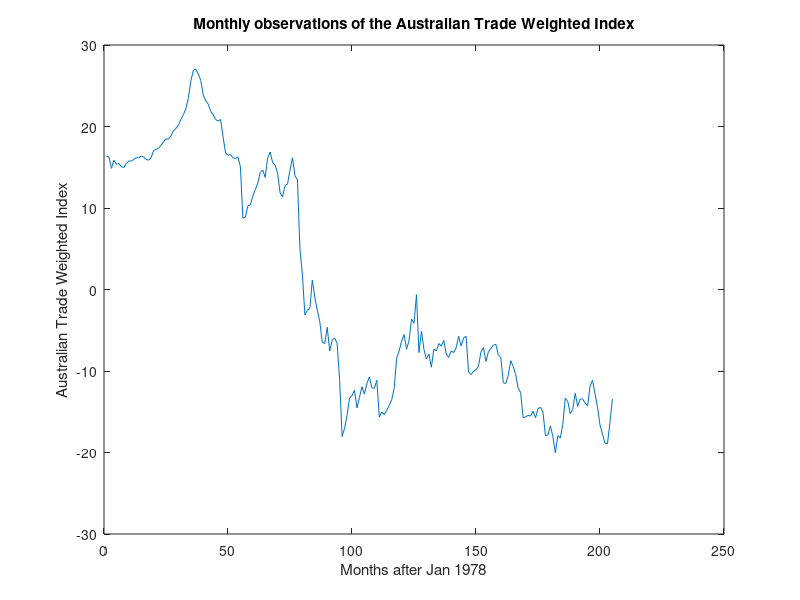
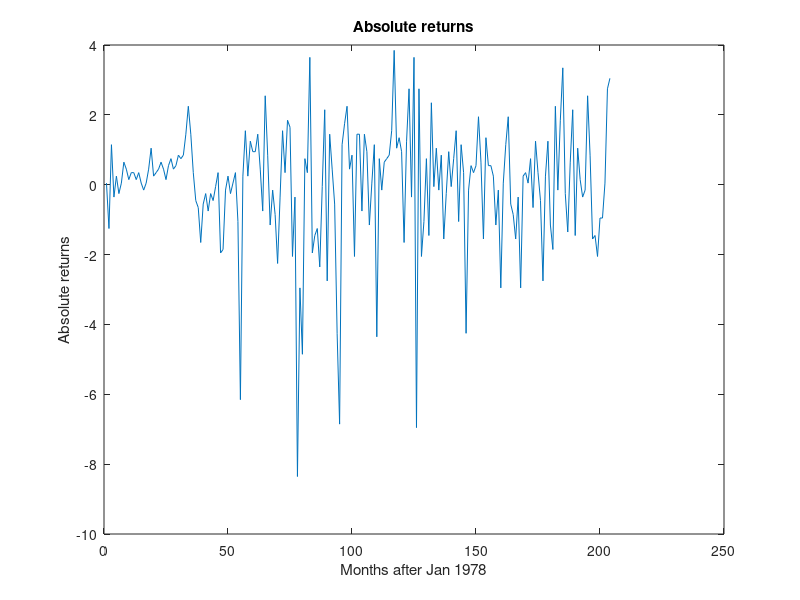
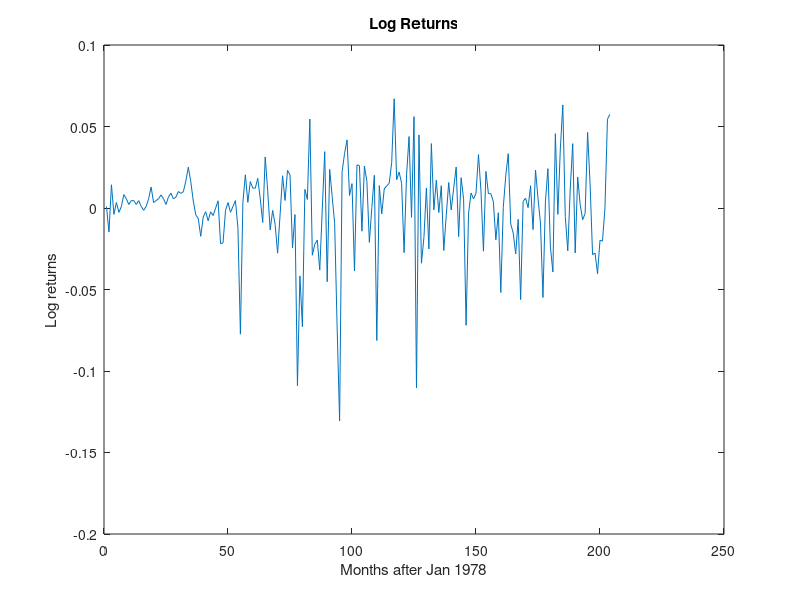

These charts were generated, in order, by the following MATLAB code: (Note: this script raises an error after producing the figures.)
data = importdata('exchangerate.mat');
n_data = length(data);

% Problem 1
% mean correct all three series, i.e., subtract the sample mean from each series.
% Plot them. Which, if any, of them do you think can be modeled as a stationary time
% series? Motivate your answer. After this, you may assume that all three time series
% have mean zero.

x_t = data(1:end - 1);
x_t_1 = data(2:end);

abs_returns = x_t_1 - x_t;
log_returns = log(x_t_1) - log(x_t);

n_returns = length(abs_returns);

corrected_abs_returns = abs_returns - mean(abs_returns);
corrected_log_returns = log_returns - mean(log_returns);
corrected_data = data - mean(data);

figure;
% subplot(2,2,1);
plot(corrected_data);
ylabel("Australian Trade Weighted Index");
xlabel("Months after Jan 1978");
title("Monthly observations of the Australian Trade Weighted Index");
saveas(gcf,'plots/exchangedata.png');
figure;
% subplot(2,2,2);
plot(corrected_abs_returns);
xlabel("Months after Jan 1978");
ylabel("Absolute returns");
title("Absolute returns");
saveas(gcf,'plots/abs_returns.png');
figure;
% subplot(2,2,3);
plot(corrected_log_returns);
xlabel("Months after Jan 1978");
ylabel("Log returns");
title("Log Returns");
saveas(gcf,'plots/log_returns.png');

% Problem 2
crit_val = chi2inv(0.95, 20);
[lambda_data, acf_data] = ljungbox(corrected_data, 20);
[lambda_abs, acf_abs] = ljungbox(corrected_abs_returns, 20);
[lambda_log, acf_log] = ljungbox(corrected_log_returns, 20);

% Hypothesis test
% TODO: Pvalues
% chi2cdf(lambda_log, 20, 'upper')
% Reject the null for the data
% Fail to reject for abs and log
chi2cdf(lambda_data, 20, 'upper');
chi2cdf(lambda_abs, 20, 'upper');
chi2cdf(lambda_log, 20, 'upper');

% IID should be 0 covariance
figure;
%subplot(2,2,1);
stem(acf_data, 'filled');
% Draw +- 1.96 / sqrt(n) lines
yline(1.96 / sqrt(n_data), '--');
yline(-1.96 / sqrt(n_data), '--');
title("ACF for original data");
ylabel("Correlation");
xlabel("h");
axis([1 20 -1 1]);
saveas(gcf,'plots/acf_exchange.png');

figure;
%subplot(2,2,2);
stem(acf_abs, 'filled');
% Draw +- 1.96 / sqrt(n) lines
yline(1.96 / sqrt(n_returns), '--');
yline(-1.96 / sqrt(n_returns), '--');
title("ACF for absolute returns");
ylabel("Correlation");
xlabel("h");
axis([1 20 -1 1]);
saveas(gcf,'plots/acf_abs_returns.png');

%subplot(2,2,3);
figure;
stem(acf_log, 'filled');
% Draw +- 1.96 / sqrt(n) lines
yline(1.96 / sqrt(n_returns), '--');
yline(-1.96 / sqrt(n_returns), '--');
title("ACF for log returns");
ylabel("Correlation");
xlabel("h");
axis([1 20 -1 1]);
saveas(gcf,'plots/acf_log_returns.png');

% Problem 3
training = corrected_log_returns(1:102);
test = corrected_log_returns(103:end);
[gm, train_gamma_mat, train_acf] = acvf(training, 20);

% First coefficient, a_0 is zero since mean is zero.
coefs = train_gamma_mat \ flip(gm(2:end)');

preds = zeros(n_returns, 1);
preds(1:102) = training;
for i = 103:n_returns
    preds(i) = dot(preds(i-1:-1:i-20), coefs);
end

% Plot the predictions (red) and the actual values (black)
figure;
preds_plot = plot(103:n_returns, preds(103:n_returns), '-o');
preds_plot.Color = "red";
hold on;
actual_plot = plot(103:n_returns, test, '-o');
actual_plot.Color = "black";
title("Log Returns Predictions (red) and actual values (black)");
ylabel("Log Returns");
saveas(gcf,'plots/log_returns_preds.png');

% Plot the residuals
% figure;
% stem(103:n_returns, preds(103:n_returns) - test, 'filled');
% title("Predicted - Actual (Residuals)");

% mean squared error
forecast_mse = mean((preds(103:n_returns) - test).^2);
mean_mse = mean(test.^2);

% Not much difference in the forecasted MSE and the naive mean prediction
% Since log returns look IID it makes sense that mean prediction is almost
% as good

% Problem 4
% qqplot(corrected_log_returns);
% Standardized log return (divided off standard deviation)
log_returns_std = sort(corrected_log_returns / std(corrected_log_returns));
% Generate samples from normal distribution
norm_sample = sort(normrnd(0, 1, [1,n_returns]));

% Plot QQ-plot
figure;
scatter(norm_sample, log_returns_std);
hold on;
refline(1,0);
title("QQ plot");
ylabel("Standardize Log Returns Quantiles");
xlabel("Normal Quantiles");
